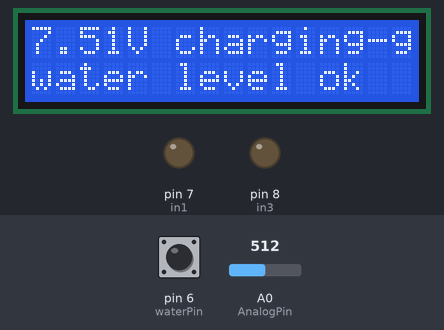
Bench run of a sketch on a simulated Arduino Uno, built with avr-gcc and run on an emulated ATmega328P. On the bench: 16×2 character LCD, output pins drawn as LEDs (lit = HIGH). Inputs (shaded band) come from the test bench; at power-on: pin 6 (waterPin) HIGH, A0 (AnalogPin) = 512.

Above: at 0.1 s.
At 23.1 s:
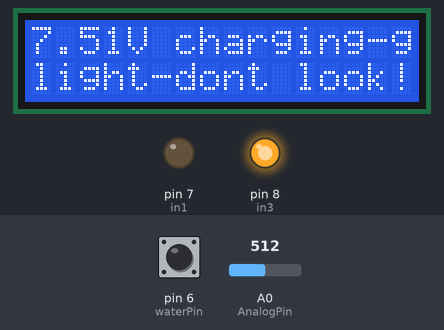
At 54.1 s:
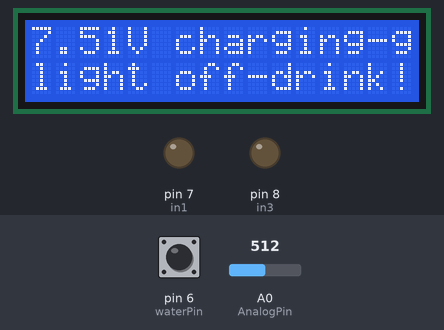
At 128.3 s:
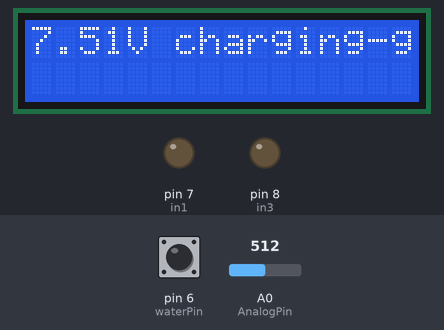
Timing chart, 0 to 129.8 s (numbered marks = the images above):
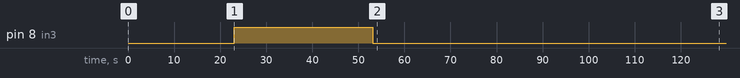

Measured:
- by itself, pin 8 (in3): LOW → HIGH at 23.1 s, → LOW 30.0 s later
- what the display in image 1 shows lasts 31.0 s, from 23.1 s to 54.1 s
- what the display in image 2 shows lasts 10.0 s, from 54.1 s to 64.1 s

The sketch:

UVlightexample.ino
```cpp
/*


  The LCD circuit:
   LCD RS pin to digital pin 12
   LCD Enable pin to digital pin 11
   LCD D4 pin to digital pin 5
   LCD D5 pin to digital pin 4
   LCD D6 pin to digital pin 3
   LCD D7 pin to digital pin 2
   LCD R/W pin to ground
   LCD VSS pin to ground
   LCD VCC pin to 5V
   10K resistor:
   ends to +5V and ground
   wiper to LCD VO pin (pin 3)
*/

// include the library code:
#include <LiquidCrystal.h>

// initialize the library with the numbers of the interface pins
LiquidCrystal lcd(12, 11, 5, 4, 3, 2);

const int waterPin = 6; //set water sensor pin
 int in1 = 7; //set input pin for the pump
 int in3 = 8; //input for light and power inverter
 int hasRun = 0; //keeps track of whether the code has run or not since we only want it to do this once
 int lightRun = 0; //if the light has run the arduino will only display voltages
 int AnalogPin = A0; //for voltages
 float BatteryVoltage; //you need float type so it is accurate
 float oldBatteryVoltage;

void setup() {
    // set up the LCD's number of columns and rows:
  lcd.begin(16, 2);
  // Print a message to the LCD.
  lcd.print("assessing water and battery...");
  pinMode(in1, OUTPUT);
  pinMode(in3, OUTPUT);
  digitalWrite(in1, LOW); //basically sets it as initially off
  digitalWrite(in3, LOW);
  BatteryVoltage = analogRead(AnalogPin);  //reading  the analog  input value
  float realBatteryVoltage = 15*BatteryVoltage/1023; //you need this because it is analog
  float oldBatteryVoltage = realBatteryVoltage; //keep track of last battery voltage

  }

void loop() {
  BatteryVoltage = analogRead(AnalogPin);  //reading  the analog  input value
  float realBatteryVoltage = 15*BatteryVoltage/1023;
  lcd.setCursor(0, 0);
  lcd.print(realBatteryVoltage);
  lcd.print("V ");
  if (oldBatteryVoltage > realBatteryVoltage) { //to see if it is charging or discharging
    lcd.print("discharging-pedal");
  }
  else if (realBatteryVoltage > oldBatteryVoltage) {
    lcd.print("charging-good");
  }
  oldBatteryVoltage = realBatteryVoltage; //set the voltage for the next loop
  // set the cursor to column 0, line 1
  // (note: line 1 is the second row, since counting begins with 0):
  lcd.setCursor(0, 1);
  // print the number of seconds since reset:
  //lcd.print(millis() / 1000);
   if (digitalRead(waterPin) == LOW) { //since our code was only for the UV light, we simulated this part with sweaty fingers
     lcd.setCursor(0, 1);
    lcd.print("not full yet");
   } //if the water level is low the below doesn't run
   else {
    lcd.setCursor(0, 1);
    lcd.print("                "); //need this to clear the LCD
    lcd.setCursor(0, 1);
    lcd.print("water level ok"); //if water is detected...
    delay(1000);
     lcd.setCursor(0, 1);
    lcd.print("                ");
    delay(2000);
     if (hasRun==0){
     lcd.setCursor(0, 1);
    lcd.print("LID! light soon"); //warn you to make sure the lid is on
  delay(20000);
     lcd.setCursor(0, 1);
      lcd.print("                ");
       lcd.setCursor(0, 1);
  lcd.print("light-dont look!"); //warn the user to not look at the light
  digitalWrite(in3, HIGH); //turn on the light
  delay(30000);
  digitalWrite(in3, LOW); //30 seconds later, but you might want to revise this to longer, turn light off
  delay(1000);
   lcd.setCursor(0, 1);
  lcd.print("                ");
   lcd.setCursor(0, 1);
  lcd.print("light off-drink!");
  delay(10000);
  hasRun = 1;
   }
   }

}

//if you want to add the pump, add controls for in1 or whatever relay your pump is on
//to HIGH and LOW
//as in the examples for in3 above, where the light is hooked up
```
